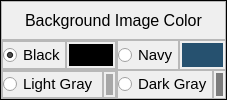
                     <widget class="QFrame" name="frame_image_shell">
                      <property name="frameShape">
                       <enum>QFrame::Box</enum>
                      </property>
                      <property name="frameShadow">
                       <enum>QFrame::Plain</enum>
                      </property>
                      <layout class="QGridLayout" name="gridLayout_11">
                       <property name="leftMargin">
                        <number>0</number>
                       </property>
                       <property name="topMargin">
                        <number>0</number>
                       </property>
                       <property name="rightMargin">
                        <number>0</number>
                       </property>
                       <property name="bottomMargin">
                        <number>0</number>
                       </property>
                       <property name="spacing">
                        <number>0</number>
                       </property>
                       <item row="0" column="0" colspan="2">
                        <widget class="QFrame" name="frame_background_label">
                         <property name="minimumSize">
                          <size>
                           <width>40</width>
                           <height>0</height>
                          </size>
                         </property>
                         <property name="frameShape">
                          <enum>QFrame::StyledPanel</enum>
                         </property>
                         <property name="frameShadow">
                          <enum>QFrame::Raised</enum>
                         </property>
                         <layout class="QHBoxLayout" name="horizontalLayout_41">
                          <item>
                           <widget class="QLabel" name="label_background_settings">
                            <property name="font">
                             <font>
                              <pointsize>12</pointsize>
                             </font>
                            </property>
                            <property name="text">
                             <string>Background Image Color</string>
                            </property>
                            <property name="alignment">
                             <set>Qt::AlignCenter</set>
                            </property>
                           </widget>
                          </item>
                         </layout>
                        </widget>
                       </item>
                       <item row="1" column="0">
                        <widget class="QFrame" name="frame_black_background_shell">
                         <property name="minimumSize">
                          <size>
                           <width>40</width>
                           <height>0</height>
                          </size>
                         </property>
                         <property name="frameShape">
                          <enum>QFrame::StyledPanel</enum>
                         </property>
                         <property name="frameShadow">
                          <enum>QFrame::Raised</enum>
                         </property>
                         <layout class="QHBoxLayout" name="horizontalLayout_37">
                          <property name="spacing">
                           <number>0</number>
                          </property>
                          <property name="leftMargin">
                           <number>0</number>
                          </property>
                          <property name="topMargin">
                           <number>0</number>
                          </property>
                          <property name="rightMargin">
                           <number>0</number>
                          </property>
                          <property name="bottomMargin">
                           <number>0</number>
                          </property>
                          <item>
                           <widget class="QFrame" name="frame_black_radio">
                            <property name="frameShape">
                             <enum>QFrame::StyledPanel</enum>
                            </property>
                            <property name="frameShadow">
                             <enum>QFrame::Raised</enum>
                            </property>
                            <layout class="QHBoxLayout" name="horizontalLayout_42">
                             <property name="spacing">
                              <number>0</number>
                             </property>
                             <property name="leftMargin">
                              <number>0</number>
                             </property>
                             <property name="topMargin">
                              <number>0</number>
                             </property>
                             <property name="rightMargin">
                              <number>0</number>
                             </property>
                             <property name="bottomMargin">
                              <number>0</number>
                             </property>
                             <item>
                              <widget class="QRadioButton" name="radio_black">
                               <property name="font">
                                <font>
                                 <pointsize>11</pointsize>
                                </font>
                               </property>
                               <property name="layoutDirection">
                                <enum>Qt::LeftToRight</enum>
                               </property>
                               <property name="text">
                                <string>Black</string>
                               </property>
                               <property name="checked">
                                <bool>true</bool>
                               </property>
                              </widget>
                             </item>
                            </layout>
                           </widget>
                          </item>
                          <item>
                           <widget class="QFrame" name="frame_black_background">
                            <property name="frameShape">
                             <enum>QFrame::StyledPanel</enum>
                            </property>
                            <property name="frameShadow">
                             <enum>QFrame::Raised</enum>
                            </property>
                            <layout class="QHBoxLayout" name="horizontalLayout_46">
                             <property name="spacing">
                              <number>2</number>
                             </property>
                             <property name="leftMargin">
                              <number>2</number>
                             </property>
                             <property name="topMargin">
                              <number>2</number>
                             </property>
                             <property name="rightMargin">
                              <number>2</number>
                             </property>
                             <property name="bottomMargin">
                              <number>2</number>
                             </property>
                             <item>
                              <widget class="QLabel" name="label_black_background">
                               <property name="styleSheet">
                                <string notr="true">background-color: rgb(0, 0, 0);</string>
                               </property>
                               <property name="text">
                                <string/>
                               </property>
                              </widget>
                             </item>
                            </layout>
                           </widget>
                          </item>
                         </layout>
                        </widget>
                       </item>
                       <item row="2" column="0">
                        <widget class="QFrame" name="frame_light_gray_background_shell">
                         <property name="minimumSize">
                          <size>
                           <width>40</width>
                           <height>0</height>
                          </size>
                         </property>
                         <property name="frameShape">
                          <enum>QFrame::StyledPanel</enum>
                         </property>
                         <property name="frameShadow">
                          <enum>QFrame::Raised</enum>
                         </property>
                         <layout class="QHBoxLayout" name="horizontalLayout_38">
                          <property name="spacing">
                           <number>0</number>
                          </property>
                          <property name="leftMargin">
                           <number>0</number>
                          </property>
                          <property name="topMargin">
                           <number>0</number>
                          </property>
                          <property name="rightMargin">
                           <number>0</number>
                          </property>
                          <property name="bottomMargin">
                           <number>0</number>
                          </property>
                          <item>
                           <widget class="QFrame" name="frame_light_gray_radio">
                            <property name="frameShape">
                             <enum>QFrame::StyledPanel</enum>
                            </property>
                            <property name="frameShadow">
                             <enum>QFrame::Raised</enum>
                            </property>
                            <layout class="QHBoxLayout" name="horizontalLayout_43">
                             <property name="spacing">
                              <number>0</number>
                             </property>
                             <property name="leftMargin">
                              <number>0</number>
                             </property>
                             <property name="topMargin">
                              <number>0</number>
                             </property>
                             <property name="rightMargin">
                              <number>0</number>
                             </property>
                             <property name="bottomMargin">
                              <number>0</number>
                             </property>
                             <item>
                              <widget class="QRadioButton" name="radio_light_gray">
                               <property name="font">
                                <font>
                                 <pointsize>11</pointsize>
                                </font>
                               </property>
                               <property name="layoutDirection">
                                <enum>Qt::LeftToRight</enum>
                               </property>
                               <property name="text">
                                <string>Light Gray </string>
                               </property>
                              </widget>
                             </item>
                            </layout>
                           </widget>
                          </item>
                          <item>
                           <widget class="QFrame" name="frame_light_gray_background">
                            <property name="frameShape">
                             <enum>QFrame::StyledPanel</enum>
                            </property>
                            <property name="frameShadow">
                             <enum>QFrame::Raised</enum>
                            </property>
                            <layout class="QHBoxLayout" name="horizontalLayout_47">
                             <property name="spacing">
                              <number>2</number>
                             </property>
                             <property name="leftMargin">
                              <number>2</number>
                             </property>
                             <property name="topMargin">
                              <number>2</number>
                             </property>
                             <property name="rightMargin">
                              <number>2</number>
                             </property>
                             <property name="bottomMargin">
                              <number>2</number>
                             </property>
                             <item>
                              <widget class="QLabel" name="label_light_gray_bakground">
                               <property name="styleSheet">
                                <string notr="true">background-color: rgb(167, 167, 167);</string>
                               </property>
                               <property name="text">
                                <string/>
                               </property>
                              </widget>
                             </item>
                            </layout>
                           </widget>
                          </item>
                         </layout>
                        </widget>
                       </item>
                       <item row="2" column="1">
                        <widget class="QFrame" name="frame_dark_gray_background_shell">
                         <property name="minimumSize">
                          <size>
                           <width>40</width>
                           <height>0</height>
                          </size>
                         </property>
                         <property name="frameShape">
                          <enum>QFrame::NoFrame</enum>
                         </property>
                         <property name="frameShadow">
                          <enum>QFrame::Raised</enum>
                         </property>
                         <layout class="QHBoxLayout" name="horizontalLayout_40">
                          <property name="spacing">
                           <number>0</number>
                          </property>
                          <property name="leftMargin">
                           <number>0</number>
                          </property>
                          <property name="topMargin">
                           <number>0</number>
                          </property>
                          <property name="rightMargin">
                           <number>0</number>
                          </property>
                          <property name="bottomMargin">
                           <number>0</number>
                          </property>
                          <item>
                           <widget class="QFrame" name="frame_dark_grary_radio">
                            <property name="frameShape">
                             <enum>QFrame::StyledPanel</enum>
                            </property>
                            <property name="frameShadow">
                             <enum>QFrame::Raised</enum>
                            </property>
                            <layout class="QHBoxLayout" name="horizontalLayout_45">
                             <property name="spacing">
                              <number>0</number>
                             </property>
                             <property name="leftMargin">
                              <number>0</number>
                             </property>
                             <property name="topMargin">
                              <number>0</number>
                             </property>
                             <property name="rightMargin">
                              <number>0</number>
                             </property>
                             <property name="bottomMargin">
                              <number>0</number>
                             </property>
                             <item>
                              <widget class="QRadioButton" name="radio_dark_gray">
                               <property name="font">
                                <font>
                                 <pointsize>11</pointsize>
                                </font>
                               </property>
                               <property name="layoutDirection">
                                <enum>Qt::LeftToRight</enum>
                               </property>
                               <property name="text">
                                <string>Dark Gray</string>
                               </property>
                              </widget>
                             </item>
                            </layout>
                           </widget>
                          </item>
                          <item>
                           <widget class="QFrame" name="frame_dark_gray_background">
                            <property name="frameShape">
                             <enum>QFrame::StyledPanel</enum>
                            </property>
                            <property name="frameShadow">
                             <enum>QFrame::Raised</enum>
                            </property>
                            <layout class="QHBoxLayout" name="horizontalLayout_49">
                             <property name="spacing">
                              <number>2</number>
                             </property>
                             <property name="leftMargin">
                              <number>2</number>
                             </property>
                             <property name="topMargin">
                              <number>2</number>
                             </property>
                             <property name="rightMargin">
                              <number>2</number>
                             </property>
                             <property name="bottomMargin">
                              <number>2</number>
                             </property>
                             <item>
                              <widget class="QLabel" name="label_dark_gray_background">
                               <property name="styleSheet">
                                <string notr="true">background-color: rgb(124, 124, 124);</string>
                               </property>
                               <property name="text">
                                <string/>
                               </property>
                              </widget>
                             </item>
                            </layout>
                           </widget>
                          </item>
                         </layout>
                        </widget>
                       </item>
                       <item row="1" column="1">
                        <widget class="QFrame" name="frame_navy_background_shell">
                         <property name="minimumSize">
                          <size>
                           <width>40</width>
                           <height>0</height>
                          </size>
                         </property>
                         <property name="layoutDirection">
                          <enum>Qt::LeftToRight</enum>
                         </property>
                         <property name="frameShape">
                          <enum>QFrame::NoFrame</enum>
                         </property>
                         <property name="frameShadow">
                          <enum>QFrame::Raised</enum>
                         </property>
                         <layout class="QHBoxLayout" name="horizontalLayout_39">
                          <property name="spacing">
                           <number>0</number>
                          </property>
                          <property name="leftMargin">
                           <number>0</number>
                          </property>
                          <property name="topMargin">
                           <number>0</number>
                          </property>
                          <property name="rightMargin">
                           <number>0</number>
                          </property>
                          <property name="bottomMargin">
                           <number>0</number>
                          </property>
                          <item>
                           <widget class="QFrame" name="frame_navy_radio">
                            <property name="frameShape">
                             <enum>QFrame::StyledPanel</enum>
                            </property>
                            <property name="frameShadow">
                             <enum>QFrame::Raised</enum>
                            </property>
                            <layout class="QHBoxLayout" name="horizontalLayout_44">
                             <property name="spacing">
                              <number>0</number>
                             </property>
                             <property name="leftMargin">
                              <number>0</number>
                             </property>
                             <property name="topMargin">
                              <number>0</number>
                             </property>
                             <property name="rightMargin">
                              <number>0</number>
                             </property>
                             <property name="bottomMargin">
                              <number>0</number>
                             </property>
                             <item>
                              <widget class="QRadioButton" name="radio_navy">
                               <property name="font">
                                <font>
                                 <pointsize>11</pointsize>
                                </font>
                               </property>
                               <property name="layoutDirection">
                                <enum>Qt::LeftToRight</enum>
                               </property>
                               <property name="text">
                                <string>Navy</string>
                               </property>
                              </widget>
                             </item>
                            </layout>
                           </widget>
                          </item>
                          <item>
                           <widget class="QFrame" name="frame_navy_background">
                            <property name="frameShape">
                             <enum>QFrame::StyledPanel</enum>
                            </property>
                            <property name="frameShadow">
                             <enum>QFrame::Raised</enum>
                            </property>
                            <layout class="QHBoxLayout" name="horizontalLayout_48">
                             <property name="spacing">
                              <number>2</number>
                             </property>
                             <property name="leftMargin">
                              <number>2</number>
                             </property>
                             <property name="topMargin">
                              <number>2</number>
                             </property>
                             <property name="rightMargin">
                              <number>2</number>
                             </property>
                             <property name="bottomMargin">
                              <number>2</number>
                             </property>
                             <item>
                              <widget class="QLabel" name="label_navy_background">
                               <property name="styleSheet">
                                <string notr="true">background-color: rgb(38, 81, 111);</string>
                               </property>
                               <property name="text">
                                <string/>
                               </property>
                              </widget>
                             </item>
                            </layout>
                           </widget>
                          </item>
                         </layout>
                        </widget>
                       </item>
                      </layout>
                     </widget>
